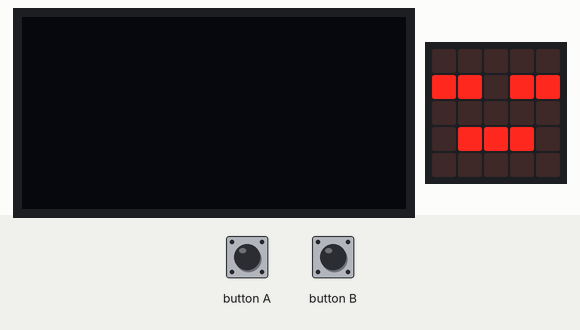
Bench run of a program on a simulated BBC micro:bit running MicroPython. Shown: 128×64 one-colour display, the board's 5×5 LED display. The inputs (shaded band) are chosen by the test bench.

Above: at 1.2 s.
1.3 s: button A pressed for 0.5 s
At 2.1 s:
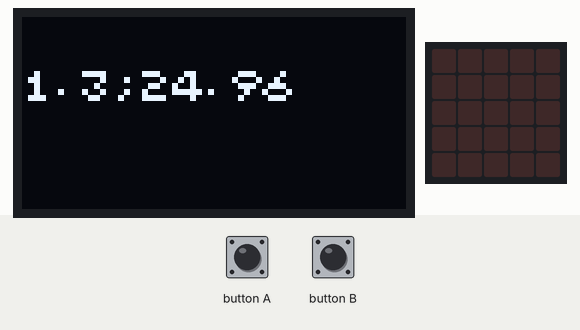
Timing chart, 0 to 4.3 s (numbered marks = the images above; inputs shaded):
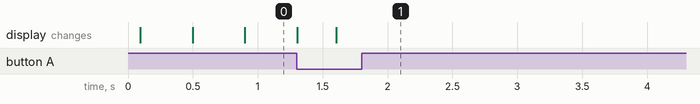

The program:

main-openlog-oled.py
```python
from microbit import *
from math import log
import utime

Use_OLED = True
sleeptime = 9500  # ekstra tid i millisekunder mellom hver måling
# skriptet bruker omtrent 0,5 sekunder per måling i
# utgangspunktet (med OLED aktivert) slik at sleeptime = 1000
# vil gi omtrent 2,5 sekunder mellom målepunktene

R_ref = 10e3 #10 kOhm resistans
Pin_NTC = pin1 #pin for NTC sensor
Pin_TX = pin15 #pin for sending av informasjon fra microbit --> sdkort
               # (kobles til rx på OpenLog)
Pin_RX = pin14 #pin for mottak av informasjon fra microbit --> sdkort
               # (kobles til tx på OpenLog)

# Steinhart og Hart sin formel for temperatur fra NTC er gitt ved
# T = (A + B * ln(R/R_ref) + C * ln(R/R_ref)^2 + D * ln(R/R_ref)^3
# Verdiene nedenfor gjelder for B_25/85 = 3977

A = 3.354016e-3
B = 2.569850e-4
C = 2.620131e-6
D = 6.383091e-8

row = ""
icon = Image.ASLEEP

def get_centigrade_temp():
    # les signal fra NTC og returner temperaturen i grader celsius
    NTC_read = Pin_NTC.read_analog()
    R_NTC = R_ref * NTC_read / (1023 - NTC_read)
    log_NTC = log(R_NTC/R_ref)
    temp = 1/(A + B * log_NTC + C * log_NTC ** 2 + D * log_NTC ** 3)-273.15
    return temp

if Use_OLED:
    from ssd1306 import initialize, clear_oled
    from ssd1306_text import add_text
    initialize()
    clear_oled()

while True:
    if button_a.is_pressed():
        # opprette tilkobling til OpenLog og skrive overskriftsrad
        uart.init(baudrate=9600, tx=Pin_TX, rx=Pin_RX)
        uart.write("Time;Temp (NTC)\n")
        icon = Image.NO
        while not button_b.was_pressed():
            # finner temperatur og tid og skriver verdiene som en rad
            # til logfila i OpenLog
            temp = round(get_centigrade_temp(),2)
            time = round(utime.ticks_ms()/1000,1)
            row = str(time) + ";" + str(temp)
            uart.write(row + "\n")
            sleep(200)
            if Use_OLED:
                clear_oled()
                add_text(0,1,row)
                sleep(sleeptime)
            else:
                display.scroll(row)
                sleep(max(sleeptime-8000,0))

        # avslutter tilkoblinga til openlog og gjenoppretter mulighet for
        # tilkobling til PC
        uart.init(baudrate=115200)
        icon = Image.YES
        if Use_OLED:
            clear_oled()

    display.show(icon, delay=400, clear=True)
```
